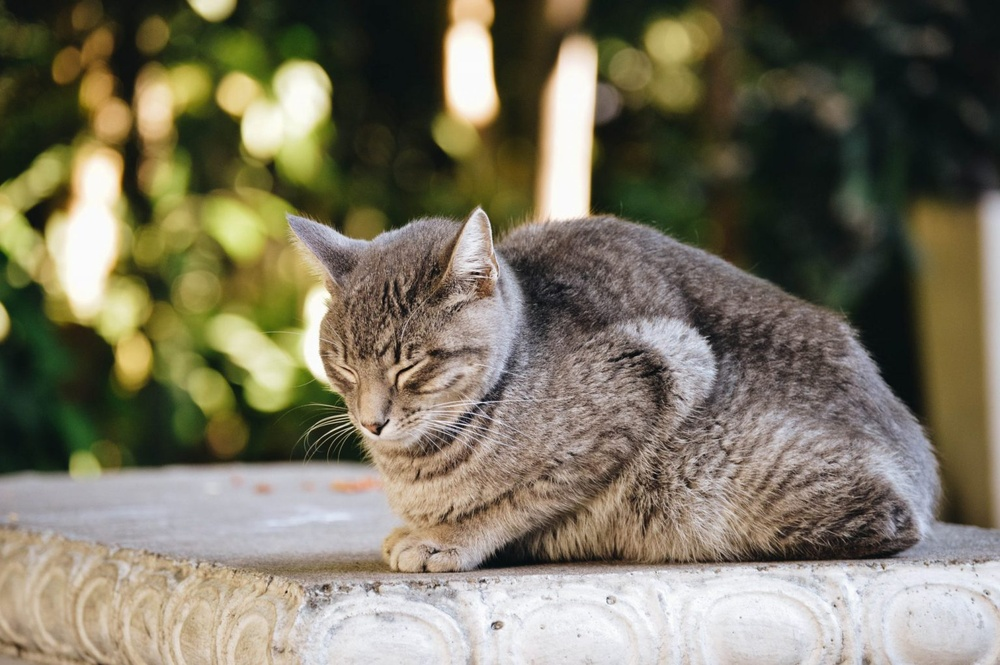
#> input picture 2020_0811_day7/image.jpg, 1000 x 665 px, shrunk from 1536 x 1022 before the run
$ python otsu_and_riddler.py --image image.jpg   (older library calls are emulated)
#> lines starting #> are read from the running program, lines starting #| are printed output that depends on the picture; after the words box and inside, x2 and y2 are one past the last pixel; in counts of white or black regions, pixels touching at a corner belong together
# otsu and riddler-calvard
# otsu를 사용하여 T의 값을 자동으로 계산
# Otsu의 방법 :
# 1. 이미지의 그레이 스케일 히스토그램에 두 개의 피크가 있다고 가정
# 2. 두 피크를 분리하는 최적 값 찾기
# --> OpenCV는 Otsu의 방법을 지원하지만 Luis Pedro Coelho 가 구현한 것이 더 Pythonic함
from __future__ import print_function
import numpy as np
import argparse
import mahotas
import cv2

ap = argparse.ArgumentParser()
ap.add_argument("-i", "--image", required=True, help="Path to the image")
args = vars(ap.parse_args())

image = cv2.imread(args["image"])
#> image is the input picture: shape (665, 1000, 3); mean B, G, R 97.4, 116.9, 122.5
cv2.imshow("Original", image)

# 그레이로 이미지 전처리
image = cv2.cvtColor(image, cv2.COLOR_BGR2GRAY)
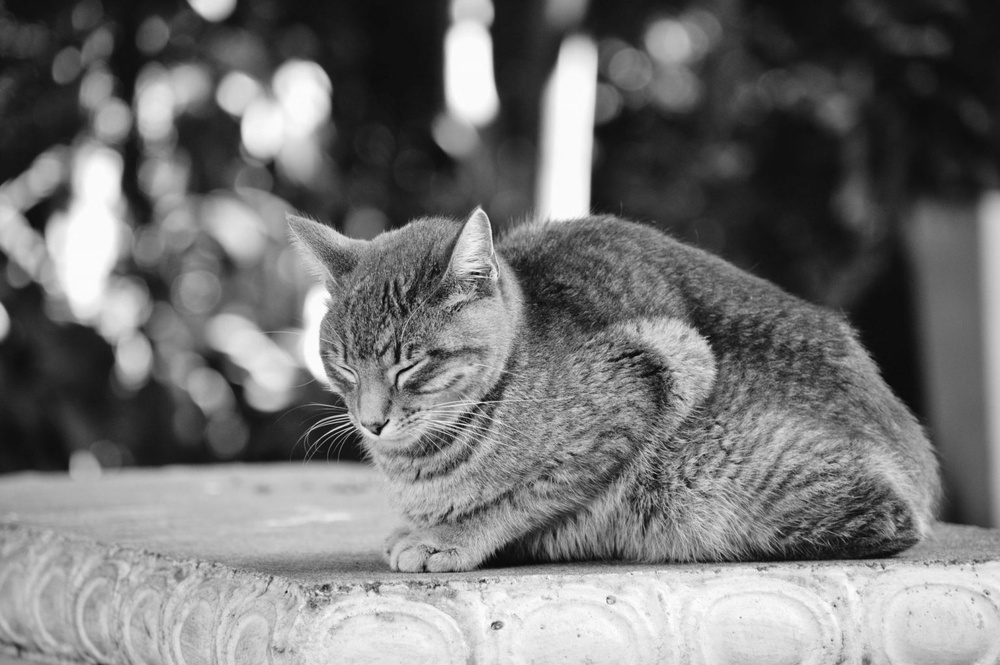
#> image: shape (665, 1000); min 7, max 255, mean 116.4

# 블러 처리
blurred = cv2.GaussianBlur(image, (5, 5), 0)
cv2.imshow("Image", image)

T = mahotas.thresholding.otsu(blurred)
#> T = 119
print("Otsu's threshold: {}", format(T))
#| Otsu's threshold: {} 119
thresh = image.copy()
thresh[thresh > T] = 255
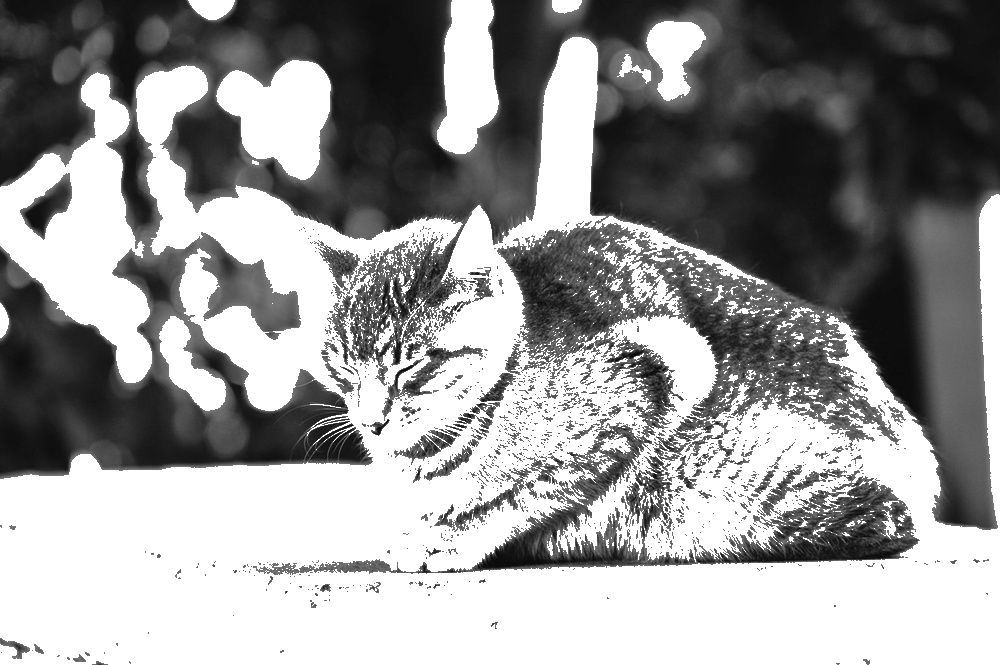
#> thresh: shape (665, 1000); min 7, max 255, mean 151
thresh[thresh < 255] = 0
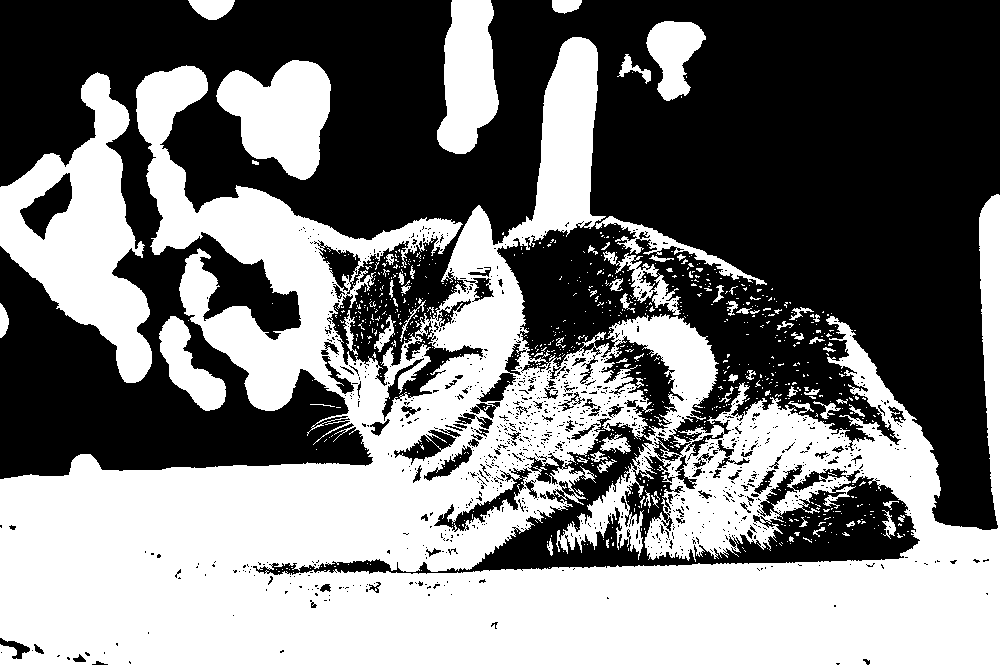
#> thresh: shape (665, 1000); 47.4% white; 826 white regions (752 under 20 px), largest, box (x1, y1, x2, y2) and area: (0, 37, 1000, 665) 262131, (0, 72, 152, 383) 20889, (216, 60, 331, 180) 8867
thresh = cv2.bitwise_not(thresh)
cv2.imshow("Otsu", thresh)

#> (the run stopped early here; a loop or call above may not have finished)
